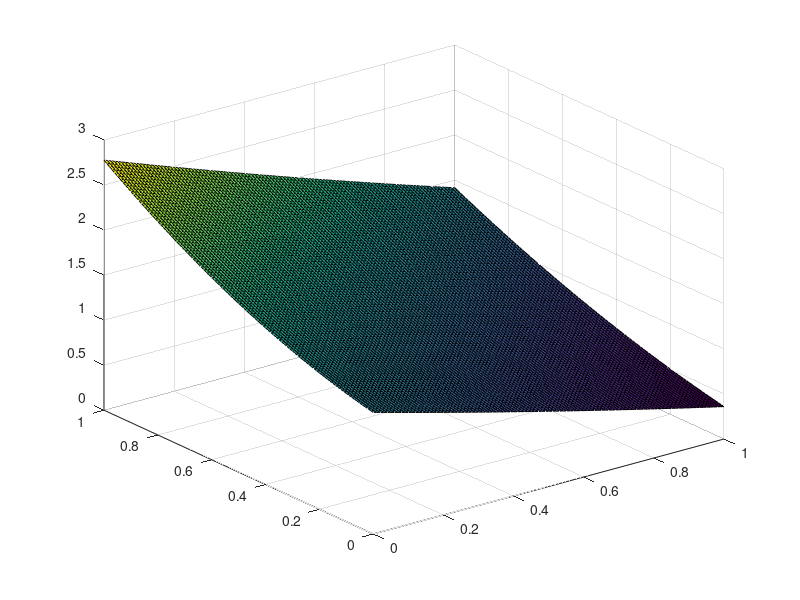

This figure's MATLAB source:
clc;
clear all;
% syms y;

y =0:0.01:1;
x =0:0.01:1;
z = NaN(length(x),length(y));
for m =1:1:length(x);
    for n =1:1:length(y);
        z(m,n)=1.35 +0.668*x(m) -1.068*y(n) +0.758*x(m)^2 +0.078*y(n)^2 -0.069*x(m)*y(n) -0.332*x(m)^2*y(n) +0.03*x(m)*y(n)^2;
    end
end
surf(y,x,z)

%  1.35 + (0.758*x + 0.642)*x + (0.101*y - 1.101)*y-(0.28*x - 0.109*y + 0.159)*x*y